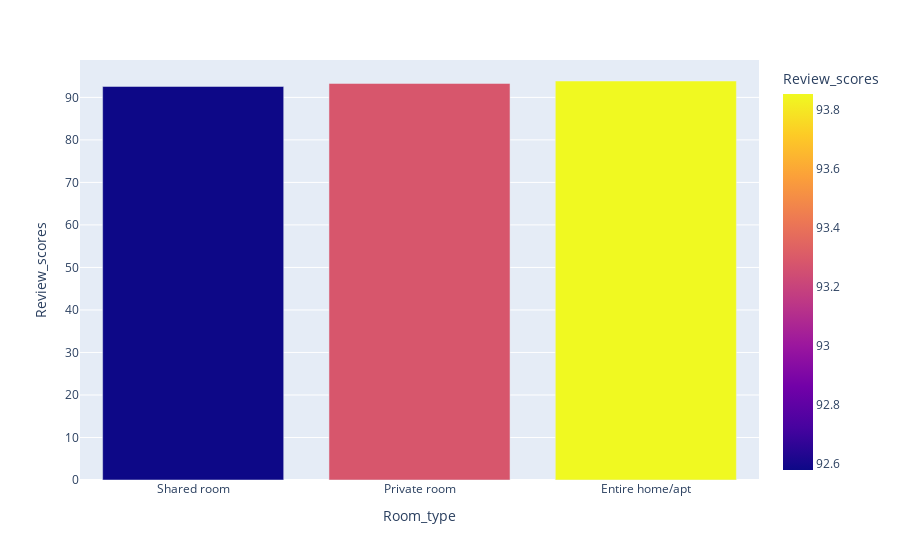

The cell this chart's notebook holds for it:
### Code cell
rev_df = df.groupby('Room_type',as_index=False)['Review_scores'].mean().sort_values(by='Review_scores')
fig = px.bar(data_frame=rev_df,x='Room_type',y='Review_scores',color='Review_scores')
fig.show()

### Figure 1 — Plotly figure (JSON) as saved in the notebook; plotly's stock layout.template omitted (floating-point values rounded to 4 significant figures)
{"data": [{"alignmentgroup": "True", "hovertemplate": "Room_type=%{x}<br>Review_scores=%{marker.color}<extra></extra>", "legendgroup": "", "marker": {"color": [92.58, 93.28, 93.86], "coloraxis": "coloraxis", "pattern": {"shape": ""}}, "name": "", "offsetgroup": "", "orientation": "v", "showlegend": false, "textposition": "auto", "type": "bar", "x": ["Shared room", "Private room", "Entire home/apt"], "xaxis": "x", "y": [92.58, 93.28, 93.86], "yaxis": "y"}], "layout": {"barmode": "relative", "coloraxis": {"colorbar": {"title": {"text": "Review_scores"}}, "colorscale": [[0, "#0d0887"], [0.1111, "#46039f"], [0.2222, "#7201a8"], [0.3333, "#9c179e"], [0.4444, "#bd3786"], [0.5556, "#d8576b"], [0.6667, "#ed7953"], [0.7778, "#fb9f3a"], [0.8889, "#fdca26"], [1, "#f0f921"]]}, "legend": {"tracegroupgap": 0}, "margin": {"t": 60}, "xaxis": {"anchor": "y", "domain": [0, 1], "title": {"text": "Room_type"}}, "yaxis": {"anchor": "x", "domain": [0, 1], "title": {"text": "Review_scores"}}}}
